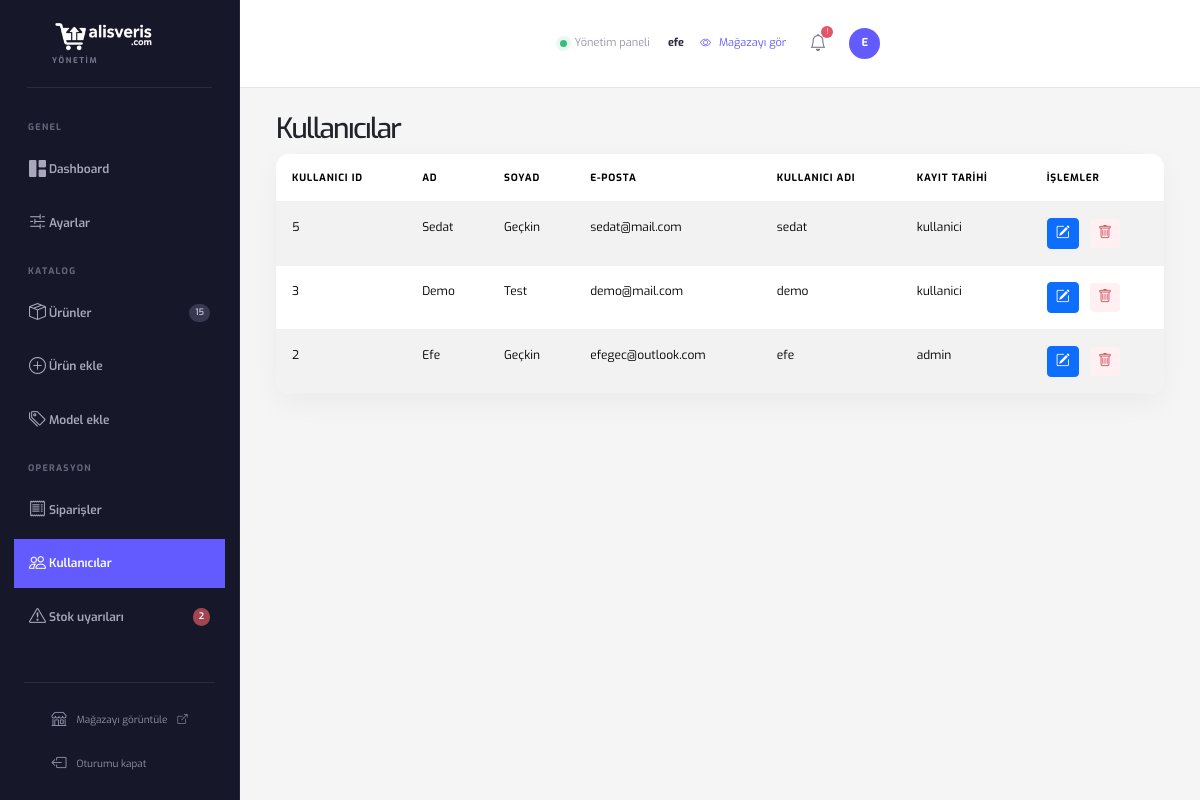
The page /admin/kullanicilar.php (signed in) on the database as committed earlier.
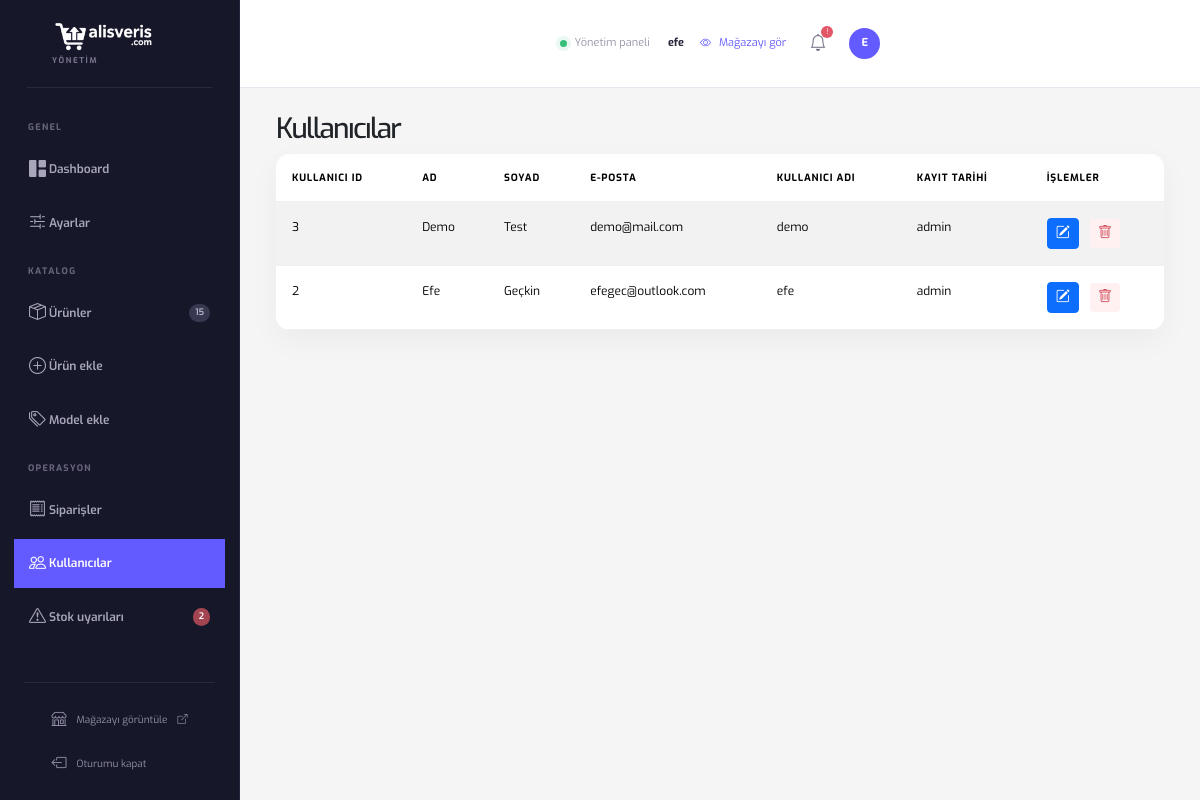
The same page on the database as committed later.
### tables this page shows
CREATE TABLE `kullanici` (
  `kullanici_id` int(11) NOT NULL,
  `eposta` varchar(150) DEFAULT NULL,
  `ad` varchar(50) NOT NULL,
  `soyad` varchar(50) NOT NULL,
  `username` varchar(50) NOT NULL,
  `password` varchar(255) NOT NULL,
  `rol` enum('admin','kullanici') NOT NULL DEFAULT 'kullanici',
  `img` varchar(100) DEFAULT NULL
);

### admin/kullanicilar.php (the view, shortened to what this page needs)
<?php
include 'baglanti.php';
?>
<!DOCTYPE html>
<html lang="tr">
<head>
    <?php include 'a-parts/head.php'; ?>
</head>
<body>
    <div class="container-fluid d-flex w-100 h-100 p-0">
        <?php include 'a-parts/header.php'; ?>
        <div class="content d-flex flex-column justify-content-start align-items-start">
            <?php include 'a-parts/content_top.php'; ?>
            <div class="row w-100 p-4">
                <div class="col-12">
                    <h3>Kullanıcılar</h3>
                    <table class="table table-striped">
                        <thead>
                            <tr>
                                <th>Kullanıcı ID</th>
                                <th>Ad</th>
                                <th>Soyad</th>
                                <th>E-Posta</th>
                                <th>Kullanıcı Adı</th>
                                <th>Kayıt Tarihi</th>
                                <th>İşlemler</th>
                            </tr>
                        </thead>
                        <tbody>
                            <?php
                            $kullanicilar_sorgu = mysqli_query($conn, "SELECT kullanici_id, ad, soyad, eposta, username, rol FROM kullanici ORDER BY kullanici_id DESC");
                            while ($kullanici = mysqli_fetch_assoc($kullanicilar_sorgu)) {
                                echo "<tr>
                                        <td>" . htmlspecialchars($kullanici['kullanici_id']) . "</td>
                                        <td>" . htmlspecialchars($kullanici['ad']) . "</td>
                                        <td>" . htmlspecialchars($kullanici['soyad']) . "</td>
                                        <td>" . htmlspecialchars($kullanici['eposta']) . "</td>
                                        <td>" . htmlspecialchars($kullanici['username']) . "</td>
                                        <td>" . htmlspecialchars($kullanici['rol']) . "</td>
                                        <td>
                                            <a href='kullanici_duzenle.php?kullanici_id=" . urlencode($kullanici['kullanici_id']) . "' class='btn btn-sm btn-primary me-2'><i class='bi bi-pencil-square'></i></a>
                                            <a href='kullanici_sil.php?kullanici_id=" . urlencode($kullanici['kullanici_id']) . "' class='btn btn-sm btn-danger' onclick=\"return confirm('Bu kullanıcıyı silmek istediğinize emin misiniz?');\"><i class='bi bi-trash'></i></a>
                                        </td>
                                      </tr>";
                            }
                            ?>
                        </tbody>
                    </table>
                </div>
            </div>
        </div>
</body>
</html>

### admin/a-parts/head.php (shortened to what this page needs)
<link rel="stylesheet" href="../assets/css/admin.css?v=20261007-2">
<link rel="stylesheet" href="../assets/css/footer.css">
<link rel="stylesheet" href="https://cdnjs.cloudflare.com/ajax/libs/font-awesome/7.0.1/css/all.min.css" />
<link rel="stylesheet" href="https://cdn.jsdelivr.net/npm/bootstrap-icons@1.13.1/font/bootstrap-icons.min.css">
<link rel="stylesheet" href="../assets/bootstrap/css/bootstrap.min.css">

### admin/a-parts/header.php (shortened to what this page needs)
<?php
$currentPage = basename($_SERVER['PHP_SELF']);
$isLowStockPage = $currentPage === 'telefon.php' && isset($_GET['stock']) && $_GET['stock'] === 'low';
$lowStockCount = 0;
$productCount = 0;
if (isset($conn)) {
    $productResult = mysqli_query($conn, "SELECT COUNT(*) total FROM telefon");
    $productCount = (int) (mysqli_fetch_assoc($productResult)['total'] ?? 0);
    $stockResult = mysqli_query($conn, "SELECT COUNT(*) total FROM telefon WHERE stok_adet <= 5 OR stok_id = 2");
    $lowStockCount = (int) (mysqli_fetch_assoc($stockResult)['total'] ?? 0);
}
$isActive = static function (array $pages) use ($currentPage): string {
    return in_array($currentPage, $pages, true) ? ' active' : '';
};
?>
<aside class="left-bar" id="adminSidebar">
    <div class="admin-brand">
        <a href="admin.php" aria-label="Admin ana sayfa"><img src="../assets/img/logo_trim.png" alt="Alışveriş"></a>
        <span>YÖNETİM</span>
    </div>
    <nav class="admin-nav" aria-label="Yönetim menüsü">
        <span class="admin-nav-label">Genel</span>
        <a class="nav-link<?= $isActive(['admin.php', 'sablon.php']) ?>" href="admin.php"><i class="bi bi-grid-1x2-fill"></i><span>Dashboard</span></a>
        <a class="nav-link<?= $isActive(['ayarlar.php']) ?>" href="ayarlar.php"><i class="bi bi-sliders2"></i><span>Ayarlar</span></a>
        <span class="admin-nav-label">Katalog</span>
        <a class="nav-link<?= (!$isLowStockPage && in_array($currentPage, ['urunler.php', 'telefon.php'], true)) ? ' active' : '' ?>" href="telefon.php"><i class="bi bi-box-seam"></i><span>Ürünler</span><em><?= $productCount ?></em></a>
        <a class="nav-link<?= $isActive(['telefon_ekle.php']) ?>" href="telefon_ekle.php"><i class="bi bi-plus-circle"></i><span>Ürün ekle</span></a>
        <a class="nav-link<?= $isActive(['model_ekle.php']) ?>" href="model_ekle.php"><i class="bi bi-tags"></i><span>Model ekle</span></a>
        <span class="admin-nav-label">Operasyon</span>
        <a class="nav-link external-item" href="../siparisler.php"><i class="bi bi-receipt"></i><span>Siparişler</span></a>
        <a class="nav-link<?= $isActive(['kullanicilar.php']) ?>" href="kullanicilar.php"><i class="bi bi-people"></i><span>Kullanıcılar</span></a>
        <a class="nav-link<?= $isLowStockPage ? ' active' : '' ?>" href="telefon.php?stock=low"><i class="bi bi-exclamation-triangle"></i><span>Stok uyarıları</span><?php if ($lowStockCount): ?><em class="warning-count"><?= $lowStockCount ?></em><?php endif; ?></a>
    </nav>
    <div class="admin-sidebar-bottom">
        <a href="../index.php" class="store-link"><i class="bi bi-shop"></i><span>Mağazayı görüntüle</span><i class="bi bi-box-arrow-up-right"></i></a>
        <a href="../logout.php" class="logout-link"><i class="bi bi-box-arrow-left"></i><span>Oturumu kapat</span></a>
    </div>
</aside>

### admin/a-parts/content_top.php (shortened to what this page needs)
<header class="content-top">
    <div class="admin-page-context"><span class="admin-live-dot"></span><span>Yönetim paneli</span><strong><?= htmlspecialchars($_SESSION['admin'] ?? 'Yönetici') ?></strong></div>
    <div class="admin-top-actions">
        <a class="admin-top-link" href="../index.php"><i class="bi bi-eye"></i> Mağazayı gör</a>
        <div class="dropdown">
            <button class="admin-notification" type="button" data-bs-toggle="dropdown" aria-expanded="false" aria-label="Bildirimler"><i class="bi bi-bell"></i><span>!</span></button>
        </div>
        <div class="admin-avatar"><?= strtoupper(substr($_SESSION['admin'] ?? 'A', 0, 1)) ?></div>
    </div>
</header>

Rows that differ between the two databases and show on the page:
removed kullanici: kullanici_id "5", ad "Sedat", soyad "Geçkin", eposta "sedat@mail.com", username "sedat", rol "kullanici"
changed kullanici "Demo": rol "kullanici" → "admin"
